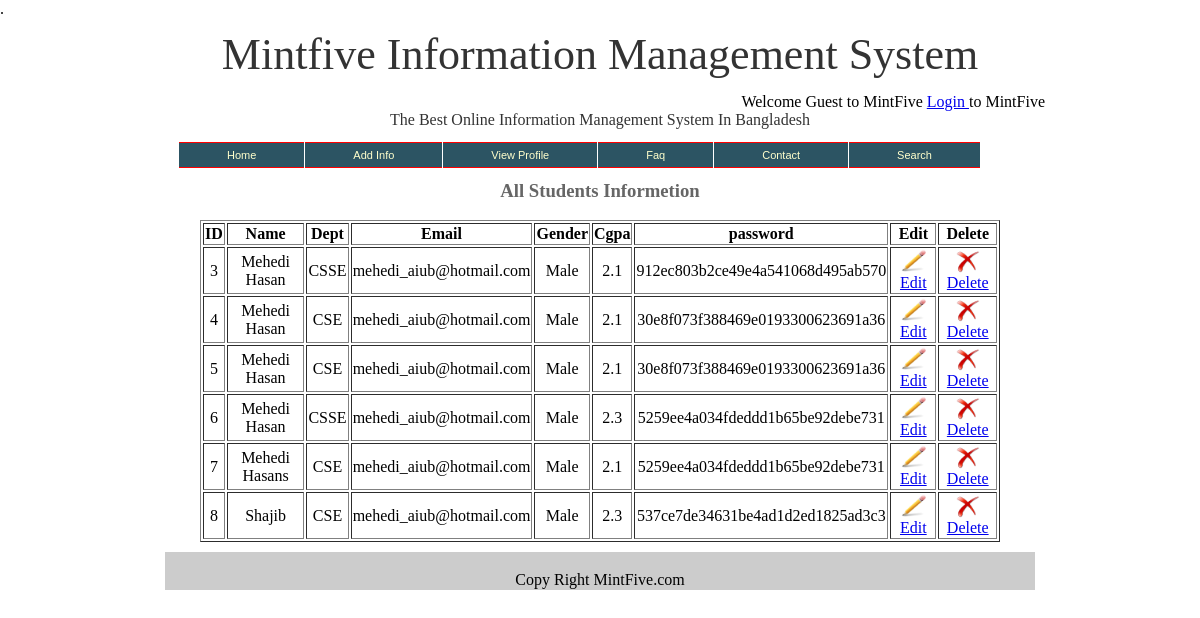
The app's page /vp_student.php with its own data.
### tables this page shows
CREATE TABLE `student_info` (
  `id` int(11) NOT NULL auto_increment,
  `name` varchar(123) NOT NULL,
  `dept` varchar(123) NOT NULL,
  `email` varchar(123) NOT NULL,
  `gender` varchar(123) NOT NULL,
  `cgpa` double NOT NULL,
  `pass` varchar(120) NOT NULL,
  PRIMARY KEY  (`id`)
);

### view/vp_student.php (the view, shortened to what this page needs)
<?php
$con = mysql_connect("localhost","mintfive_mims","aiub09");
$sq= "select * from student_info";
$result = mysql_query($sq);
if (!mysql_query($sq,$con))
  {
  echo "<h2 align=\"center\"><font color=\"#FF0000\">Something Wrong</font></h1>".mysql_error();
  }
  else
{
echo "<h3 align=\"center\" style=\"color:#666666\"> All Students Informetion </h3>";
}
?>
<table width="800px" align="center" border="1">
<tr bordercolor="#0099FF">
	<th>ID</th>
	<th>Name</th>
	<th>Dept</th>
	<th>Email</th>
	<th>Gender</th>
	<th>Cgpa</th>
	<th>password</th>
	<th>Edit</th>
	<th>Delete</th>
</tr>
<?php
while($row = mysql_fetch_row($result))
{
	echo "<tr>";
	echo "<td align=\"center\">".$row[0]."</td>";
	echo "<td align=\"center\">".$row[1]."</td>";
	echo "<td align=\"center\">".$row[2]."</td>";
	echo "<td align=\"center\">".$row[3]."</td>";
	echo "<td align=\"center\">".$row[4]."</td>";
	echo "<td align=\"center\">".$row[5]."</td>";
	echo "<td align=\"center\">".$row[6]."</td>";
	echo "<td align=\"center\"><img src=\"image/edit.png\" alt=\"Edit pic\" width=\"25\" height=\"25\" />
	<a href='edit_stuinfo.php?user_id=$row[0]&name=$row[1]&dept=$row[2]&email=$row[3]&gender=$row[4]&cgpa=$row[5]&pass=$row[6]';>
Edit			</a></td>";
	echo "<td align=\"center\"><img src=\"image/DeleteRed.png\" alt=\"Delete pic\" width=\"25\" height=\"25\" /><a href='./action/delete_student.php?delete=$row[0]'>Delete</a></td>";
	echo "</tr>";
}
?>
</table>

### vp_student.php (shortened to what this page needs)
<!DOCTYPE html PUBLIC "-//W3C//DTD XHTML 1.0 Transitional//EN" "http://www.w3.org/TR/xhtml1/DTD/xhtml1-transitional.dtd">
<html xmlns="http://www.w3.org/1999/xhtml">
<head>
<link rel="stylesheet" href="css/first_pag.css" type="text/css" />
</head>
<body>
<div>.</div>
<div id="wrap">
		<div id="header">
		<?php
		include_once 'view/header.php';
		?>
		<?php
		include_once 'view/nev.php';
		?>
		<?php
		include_once 'view/vp_student.php';
		?>
</div>
		<?php
		include_once 'view/footer.php';
		?>
		</div>
</body>
</html>

### view/header.php (shortened to what this page needs)
		<div id="ab">Mintfive Information Management System </div>
		<div align="right">Welcome
						<?php
				if(isset($_SESSION['us_name']))
				{
					echo  '<font color="#CC0066">'; echo $_SESSION['us_name']; echo '</font>';
					echo ' to MintFive &nbsp;&nbsp;';
					echo'<a href="./action/logout_action.php" ><img src="./image/logout.gif" alt="Logout" height="40px" width="40px" /></a>';
				}
				else
				{
					echo ' Guest';
					echo ' to MintFive  ';
					echo'<a href="login.php"> Login </a>';
				}
	  ?>  to MintFive
		</div>
<div id="aa"> The Best Online Information Management System In Bangladesh </div>

### view/nev.php (shortened to what this page needs)
<div id="n_menu">
  					<ul>
					<li><a href="index.php">Home</a></li>
					<li><a href="">Add Info</a>
					</li>
					<li><a href="">View Profile</a>
					</li>
					<li><a href="#">Faq</a></li>
					<li><a href="https://about.me/mehedi.hasan">Contact</a></li>
					<li><a href="#">Search</a></li>
					</ul>
  </div>

### view/footer.php
<div id="footer" align="center"><br />
Copy Right MintFive.com
</div>

### css/first_pag.css (style rules this page uses)
body,html,text { margin:0; padding:0; width:100%; }
#wrap { width:890px; margin:0 auto; background:#FFFFFF }
#aa { text-align:center; color:#333333; }
#ab { text-align:center; color:#333333; font:44px/1.7 large; }
#n_menu { padding-top:12px; padding-left:22px; padding-bottom:19px; margin:1px; }
ul { font-family:Arial, Helvetica, sans-serif; font-size:11px; margin:0; padding:0; list-style:none; }
ul li { display:block; position:relative; float:left; }
ul li a { display:block; text-decoration:none; color:#FFFFCC; border-top:1px solid #FF0000; padding:6px 48px 6px 48px; background:#2C5463; margin-left:1px; white-space:nowrap; border-bottom:1px solid #FF0000; }
#footer { margin:10px; clear:both; padding:1px 1px 1px 1px; background:#CCCCCC }

### records on screen
student_info: id "3", name "Mehedi Hasan", dept "CSSE", email "mehedi_aiub@hotmail.com", gender "Male", cgpa "2.1", pass "912ec803b2ce49e4a541068d495ab570"
student_info: id "4", name "Mehedi Hasan", dept "CSE", email "mehedi_aiub@hotmail.com", gender "Male", cgpa "2.1", pass "30e8f073f388469e0193300623691a36"
student_info: id "5", name "Mehedi Hasan", dept "CSE", email "mehedi_aiub@hotmail.com", gender "Male", cgpa "2.1", pass "30e8f073f388469e0193300623691a36"
student_info: id "6", name "Mehedi Hasan", dept "CSSE", email "mehedi_aiub@hotmail.com", gender "Male", cgpa "2.3", pass "5259ee4a034fdeddd1b65be92debe731"
student_info: id "7", name "Mehedi Hasans", dept "CSE", email "mehedi_aiub@hotmail.com", gender "Male", cgpa "2.1", pass "5259ee4a034fdeddd1b65be92debe731"
student_info: id "8", name "Shajib", dept "CSE", email "mehedi_aiub@hotmail.com", gender "Male", cgpa "2.3", pass "537ce7de34631be4ad1d2ed1825ad3c3"
